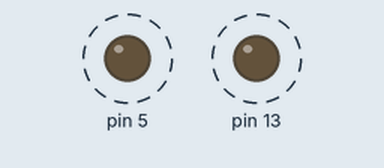
This sketch was run on a simulated Arduino Uno, built with avr-gcc and run on an emulated ATmega328P. Parts: output pins drawn as LEDs (lit = HIGH). Dashed ring = blinking.

Above: at 0.12 s.
Timing chart, 0 to 4.6 s (numbered marks = the images above):
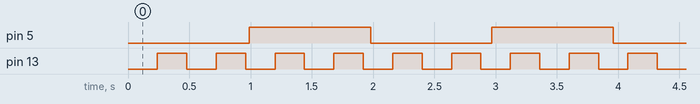

The sketch:

Lab05_Act02.ino
```cpp
#include <Arduino_FreeRTOS.h>
#include <timers.h>

#define FRECUENCIA4HZ 250     //4Hz
#define FRECUENCIA2HZ 500     //2Hz
#define FRECUENCIA1HZ 1000    //1Hz
#define FRECUENCIA05HZ 2000   //0.5Hz
#define FRECUENCIAREADER 1000 //1Hz
#define IDBLINK1 1
#define IDBLINK2 2

TimerHandle_t handlerBlink2 = (TimerHandle_t) malloc(sizeof(TimerHandle_t));
TimerHandle_t handlerBlink1 = (TimerHandle_t) malloc(sizeof(TimerHandle_t));

//Defino el prototipo de la tarea que leera por consola
void SerialReader(void *pvParameters);

void setup() {
  Serial.begin(9600);
  while (!Serial) {
  }

  //Tarea que obtendra los caracteres que ingresemos por consola
  xTaskCreate(
    SerialReader
    ,  "SerialReader"
    ,  128
    ,  NULL
    ,  2
    ,  NULL );

  //Seteo los pines de los leds como salida
  DDRB |= (1<<DDB5);
  DDRD |= (1<<DDD5);

  //Creo manejadores de timers
  handlerBlink1 = xTimerCreate(
                                  "Blink1",
                                  pdMS_TO_TICKS(FRECUENCIA4HZ),
                                  pdTRUE,  //Asi el timer se reinicia solo
                                  IDBLINK1,
                                  callbackTimer1);
  handlerBlink2 = xTimerCreate(
                                  "Blink2",
                                  pdMS_TO_TICKS(FRECUENCIA1HZ),
                                  pdTRUE,  //Asi el timer se reinicia solo
                                  IDBLINK2,
                                  callbackTimer2);
  //Inicio los manejadores de los timers
  if(handlerBlink1 != NULL){
      if(xTimerStart(handlerBlink1, 0) != pdPASS){
        Serial.println("Fallo el blink1");
      }
  }
  if(handlerBlink2 != NULL){
      if(xTimerStart(handlerBlink2, 0) != pdPASS){
        Serial.println("Fallo el blink2");
      }
  }

  //Inicio los timers. Si no hay RAM suficiente para reservarlos se pasa al siguiente comando
  vTaskStartScheduler();
  Serial.println("RAM insuficiente");
}

void loop(){
}

/*--------------------------------------------------*/
/*-------------------- Callbacks -------------------*/
/*--------------------------------------------------*/

void callbackTimer1(TimerHandle_t xTimer){
  PORTB ^= (1<<PB5);
}

void callbackTimer2(TimerHandle_t xTimer){
  PORTD ^= (1<<PD5);
}

void SerialReader(void *pvParameters){
  (void) pvParameters;
  char opcion = 0;

  while(1){
    vTaskDelay(FRECUENCIAREADER / portTICK_PERIOD_MS );

    if(Serial.available()>0){
      opcion = Serial.read();
      switch(opcion){
        case '1':
          xTimerChangePeriod(handlerBlink2,
                             pdMS_TO_TICKS(FRECUENCIA05HZ),
                             50);
          break;
        case '2':
          xTimerChangePeriod(handlerBlink2,
                             pdMS_TO_TICKS(FRECUENCIA2HZ),
                             50);
          break;
        default:
          xTimerChangePeriod(handlerBlink2,
                             pdMS_TO_TICKS(FRECUENCIA1HZ),
                             50);
          break;
        }
      }
   }
}
```

Measured:
- by itself, pin 5: alternates HIGH for 0.99 s and LOW for 0.99 s
- by itself, pin 13: alternates HIGH for 0.24 s and LOW for 0.24 s
- by itself, everything shown: repeats every 15.8 s, in 78 steps
